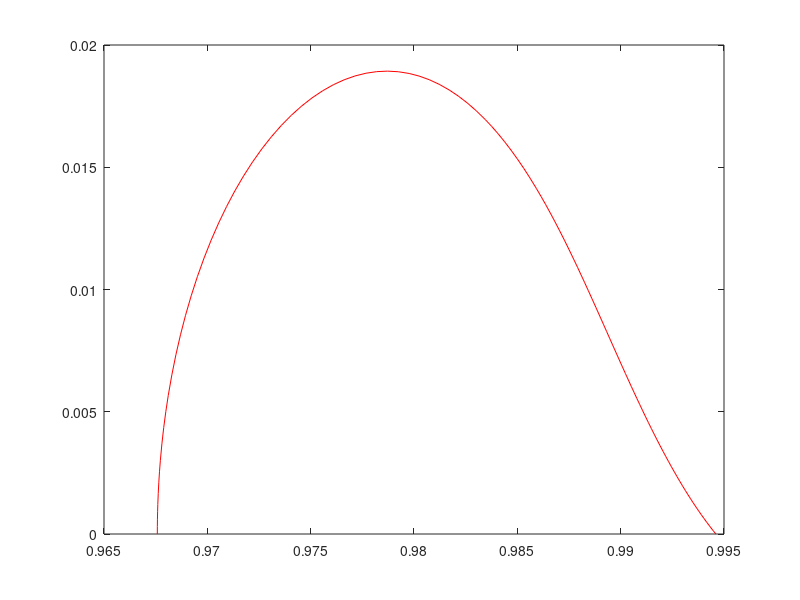
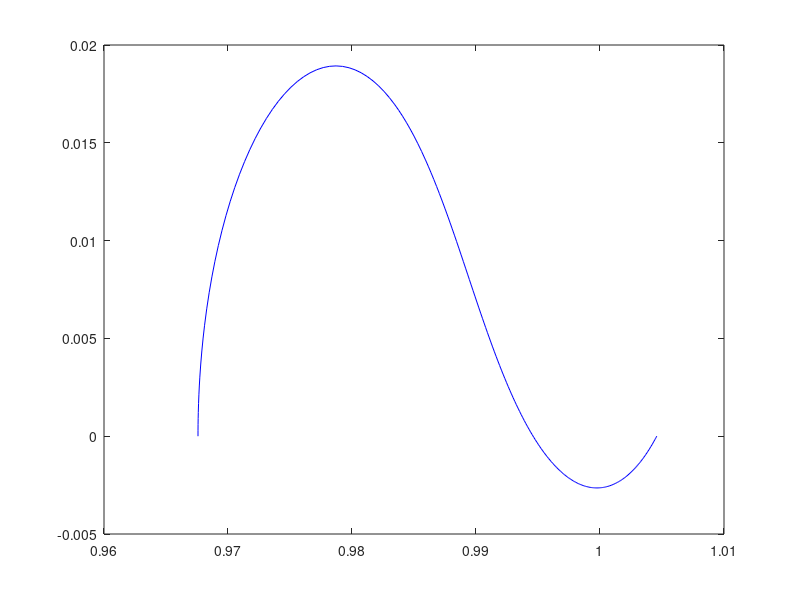
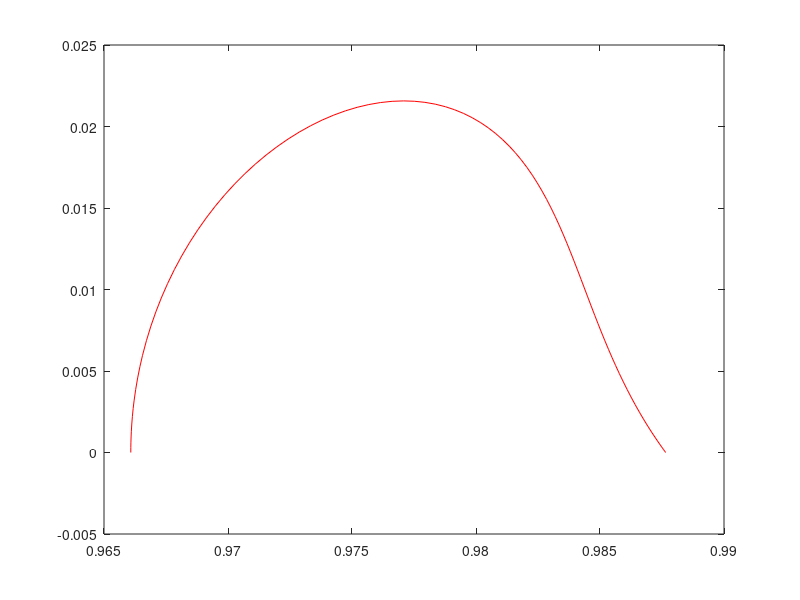
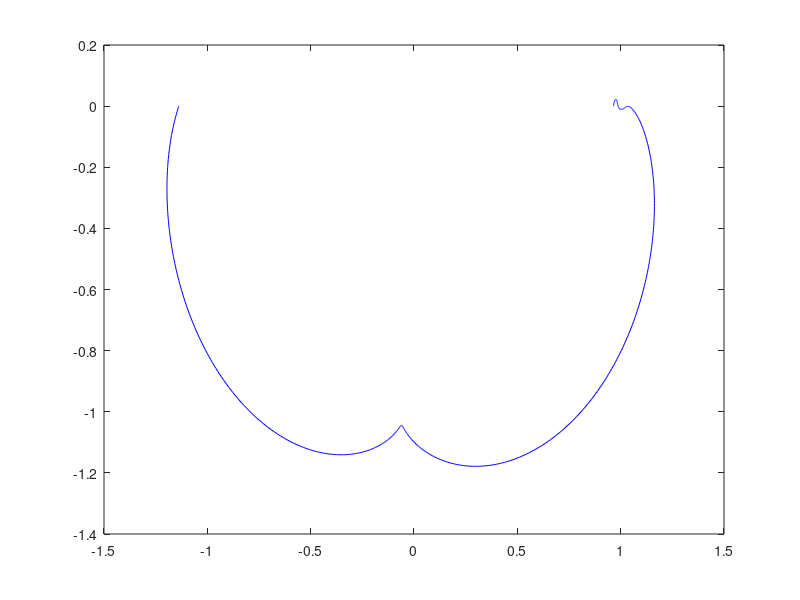

The MATLAB script that drew these images, in order:
function liaorbitodeloop
% Problem parameters
mu = 7.802e-5;
mu1=1-mu;
c= 3.0058;%3.00576%3.0075940671432188;
L=0.97058;
p1=L-.003;
for i=1:3
y0(1)=p1 ;%0.96599912805843%0.969539872159348, 1.0201059805843
y0(3)=0;
y0(2)=0;
%y0(4)=0.016911657905671;
r1=sqrt((mu+y0(1))^2+(y0(3))^2);
r2=sqrt((-mu1+y0(1))^2+(y0(3))^2);
y0(4)=sqrt((y0(1)^2)+(y0(3)^2)+(2*(mu1)/r1)+(2*mu/r2)-c);%0.007530309627883
y0 = [y0(1);y0(2);y0(3); y0(4)]
tspan = [0 40];

options = odeset('RelTol',1e-12,'AbsTol',1e-8,'Events',@events1);             
[t,y,te,ye,ie] = ode45(@f,tspan,y0,options);
[m1,n1]=size(y);
x1=y(m1,1);
figure
  plot(y(:,1),y(:,3),'r');

options = odeset('RelTol',1e-12,'AbsTol',1e-8,'Events',@events2);             
[t,x,te,ye,ie] = ode45(@f,tspan,y0,options);
[m2,n2]=size(y);
x2=y(m2,1);
 figure
 plot(x(:,1),x(:,3),'b');
k1=x1-x2
if(k1>0)
    C1=c;
    init1=p1;
    plot(y(:,1),y(:,3),'r');
    hold on;
    plot (0.97058,0,'*');
    %liaorbitwwithnrloop(C1,init1);
    break
    
else
    k2=x1-L
     b=(p1+L)/2;
     a=p1-L;
    if(k2>0) 
       p2=b-abs(a);
   
    else
       p2=b;
       
    end     
    end
p1=p2;       
end     
  function dydt = f(t,y)
  % Derivative function -- mu and mustar shared with the outer function.
r1=sqrt((mu+y(1))^2+(y(3))^2);
r2=sqrt((-1+mu+y(1))^2+(y(3))^2);
dydt=[y(2);
     (y(1)+2*y(4)-(1-mu)*(y(1)+mu)/(r1)^3-mu/r2^3*(y(1)-(1-mu)));
      y(4);
     (y(3)-2*y(2)-(1-mu)*y(3)/(r1)^3-mu*y(3)/(r2)^3)];
  end  

  % -----------------------------------------------------------------------

  function [value,isterminal,direction] = events1(t,y)
   value = y(3);
    isterminal = 1;        % stop at local minimum
    direction  = -1;         
  end

function [value,isterminal,direction] = events2(t,y)
   value = y(3);
    isterminal = 1;        % stop at local minimum
    direction  = 1;         
  end

  % -----------------------------------------------------------------------

end  % liaorbitode

  
  